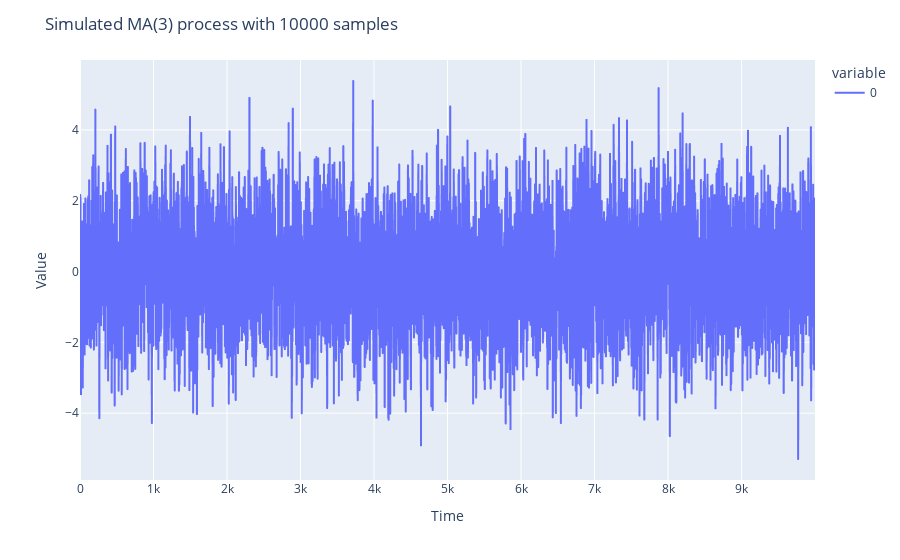

Write notebook code for a chart like this one.
### Code cell
fig = px.line(MA3_process)
fig.update_layout(
    yaxis_title='Value',
    xaxis_title='Time',
    title='Simulated MA(3) process with 10000 samples'
)

### Figure 1 — Plotly figure (JSON) as saved in the notebook; plotly's stock layout.template omitted (floating-point values rounded to 4 significant figures; data arrays with more than 128 entries replaced by an {"elided": "..."} marker saying what was removed)
{"data": [{"hovertemplate": "variable=0<br>index=%{x}<br>value=%{y}<extra></extra>", "legendgroup": "0", "line": {"color": "#636efa", "dash": "solid"}, "marker": {"symbol": "circle"}, "mode": "lines", "name": "0", "showlegend": true, "type": "scattergl", "x": {"elided": "10000 int values"}, "xaxis": "x", "y": {"elided": "10000 float values"}, "yaxis": "y"}], "layout": {"legend": {"title": {"text": "variable"}, "tracegroupgap": 0}, "margin": {"t": 60}, "title": {"text": "Simulated MA(3) process with 10000 samples"}, "xaxis": {"anchor": "y", "domain": [0, 1], "title": {"text": "Time"}}, "yaxis": {"anchor": "x", "domain": [0, 1], "title": {"text": "Value"}}}}
